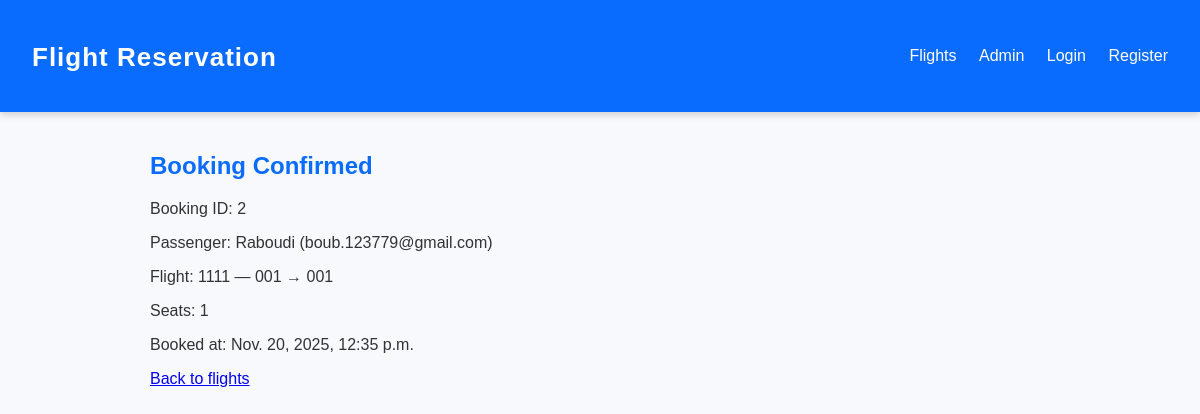
The page /booking/2/success/ on the database its author committed.
### reservations/models.py (models this page shows, shortened)
class Booking(models.Model):
    flight = models.ForeignKey(Flight, on_delete=models.CASCADE)
    passenger = models.ForeignKey(Passenger, on_delete=models.CASCADE)
    user = models.ForeignKey(settings.AUTH_USER_MODEL, on_delete=models.SET_NULL, null=True, blank=True)
    seats = models.PositiveIntegerField(default=1)
    booked_at = models.DateTimeField(auto_now_add=True)

class Passenger(models.Model):
    name = models.CharField(max_length=100)
    email = models.EmailField()

class Flight(models.Model):
    number = models.CharField(max_length=10)
    origin = models.ForeignKey(Airport, related_name='departures', on_delete=models.CASCADE)
    destination = models.ForeignKey(Airport, related_name='arrivals', on_delete=models.CASCADE)
    departure_time = models.DateTimeField()
    arrival_time = models.DateTimeField()
    price = models.DecimalField(max_digits=10, decimal_places=2)
    seats = models.PositiveIntegerField()
    class Meta:
        constraints = [
            models.CheckConstraint(
                check=Q(arrival_time__gt=F("departure_time")),
                name="arrival_after_departure",
            ),
            models.CheckConstraint(
                check=Q(price__gte=0) & Q(seats__gte=0),
                name="non_negative_price_seats",
            ),
        ]

class Airport(models.Model):
    code = models.CharField(max_length=10, unique=True)
    name = models.CharField(max_length=100)
    city = models.CharField(max_length=100)
    country = models.CharField(max_length=100)

### reservations/views.py (the view)
# urls.py: path('booking/<int:pk>/success/', views.booking_success, name='booking_success'),
def booking_success(request, pk):
    booking = get_object_or_404(Booking, pk=pk)
    return render(request, "reservations/booking_success.html", {"booking": booking})

### templates/reservations/booking_success.html (shortened to what this page needs)
{% extends 'base.html' %}
{% block content %}
<h2>Booking Confirmed</h2>
<p>Booking ID: {{ booking.id }}</p>
<p>Passenger: {{ booking.passenger.name }} ({{ booking.passenger.email }})</p>
<p>Flight: {{ booking.flight.number }} — {{ booking.flight.origin.code }} → {{ booking.flight.destination.code }}</p>
<p>Seats: {{ booking.seats }}</p>
<p>Booked at: {{ booking.booked_at }}</p>
<p><a href="/">Back to flights</a></p>
{% endblock %}

### static/styles.css (style rules this page uses)
body { font-family: "Poppins", Arial, sans-serif; margin: 0; padding: 0; background: #f7f9fc; color: #333; }
h2, h1 { color: #0a6cff; }

### rows shown on the page
Booking: id "2", passenger.name "Raboudi", passenger.email "boub.123779@gmail.com", flight.number "1111", flight.origin.code "001", flight.destination.code "001", seats "1", booked_at "Nov. 20, 2025, 12:35 p.m."
